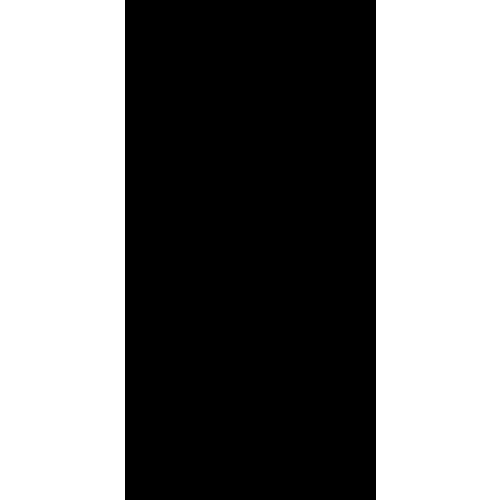
Frame 1 (no input)
Frame 60 (the mouse pressed at the canvas centre just before this capture): identical to frame 1, image omitted
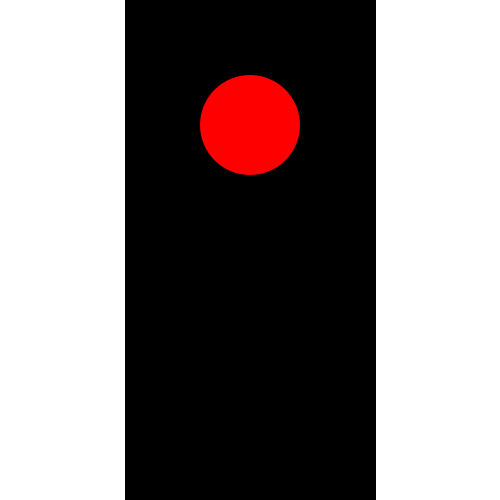
Frame 120 (the mouse held since frame 60 and released just before this capture)

The Processing sketch that drew these frames (run headless with seeded random() and noise(); from frame 60 on, the mouse is pressed at the canvas centre):

// Processing sketch: Task6
// ── Task6.pde
/*
Task 6:
 Denne opgave kan måske godt være lidt langhåret, så spring den over, hvis du er ved at være træt.
 
 Du skal du tegne et trafiklys der skifter på samme måde som et rigtigt trafiklys. Du kan gøre det på mange måder, men her kommer en opskrift hvor du skal erklære et sæt variable til at holde nogle bestemte farver og andet sæt variable der kan skifte mellem at være associeret med hver af de farver. På den måde kan du lade selve fill kommandoen være uændret selvom du ændrer farven.
 
 6.a Erklær og initialiser variable til at gemme farverne i et trafiklys (red, gul, grøn). Glem ikke at lave en variable til farven når lyset er slukket.
 6.b Erklær og initialiser variable til at gemme hvilken farve hvert lys i trafiklyset har på et givet tidspunkt.
 6.c I setup-metoden skal du nu tegne en boks, som kan indeholde tre cirkler, som repræsenterer de tre lys i et trafiksignal. Cirklerne vil blive tegnet i draw-metoden.
 6.d I draw-metoden skal du ændre værdien af de variable, du lavede i 6.b som repræsenterer lysene. Lysene skal ændres i et fastlagt interval. Du kan opnå dette ved at bruge en switch.
 Hint
 switch(frameCount%300){ ... }
 - 6.e Tilsidst skal du i draw-metoden tegne cirkler, der repræsenterer lysene. Gør dette lige efter at lys-variablene fra 6.b er blevet tildelt en værdi.
 */

// 6.a
color red = color(255, 0, 0);
color yellow = color(255, 255, 0);
color green = color(0, 255, 0);

// 6.b
int state = 0;

// 6.c
int sizeWidth = 500;
int sizeHeight = 500;
void settings() {
  size(sizeWidth, sizeHeight);
}

void setup() {
  background(255);
  drawBox();
}

void draw() {
  state = frameCount%300;
  
  switch(state) {
  case 100:
    drawBox();
    drawLight(height/4, red);
    break;
  case 200:
    drawBox();
    drawLight(height/2, yellow);
    break;
  case 0:
    drawBox();
    drawLight(height-height/4, green);
    break;
  default:
    break;
  }
}

void drawBox() {
  fill(0);
  rectMode(CENTER);
  rect(sizeWidth/2, sizeHeight/2, sizeWidth/2, sizeHeight);
}

void drawLight(int y, color lightColor) {
  noStroke();
  fill(lightColor);
  ellipse(width/2, y, 100, 100);
}
